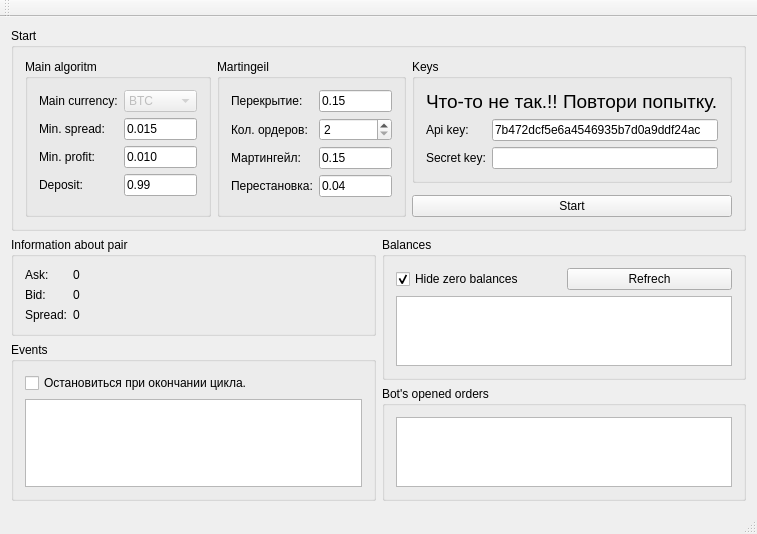
<?xml version="1.0" encoding="UTF-8"?>
<ui version="4.0">
 <class>MainWindow</class>
 <widget class="QMainWindow" name="MainWindow">
  <property name="geometry">
   <rect>
    <x>0</x>
    <y>0</y>
    <width>757</width>
    <height>490</height>
   </rect>
  </property>
  <property name="sizePolicy">
   <sizepolicy hsizetype="Preferred" vsizetype="Preferred">
    <horstretch>0</horstretch>
    <verstretch>0</verstretch>
   </sizepolicy>
  </property>
  <property name="windowTitle">
   <string>MainWindow</string>
  </property>
  <widget class="QWidget" name="centralWidget">
   <layout class="QGridLayout" name="gridLayout_5">
    <item row="0" column="0" colspan="2">
     <widget class="QGroupBox" name="groupBoxStart">
      <property name="sizePolicy">
       <sizepolicy hsizetype="Preferred" vsizetype="Preferred">
        <horstretch>0</horstretch>
        <verstretch>0</verstretch>
       </sizepolicy>
      </property>
      <property name="title">
       <string>Start</string>
      </property>
      <layout class="QGridLayout" name="gridLayout_4">
       <item row="2" column="2">
        <widget class="QPushButton" name="pushButtonStart">
         <property name="text">
          <string>Start</string>
         </property>
        </widget>
       </item>
       <item row="0" column="1" rowspan="3">
        <widget class="QGroupBox" name="groupBox_2">
         <property name="title">
          <string>Martingeil</string>
         </property>
         <layout class="QFormLayout" name="formLayout">
          <item row="0" column="0">
           <widget class="QLabel" name="label">
            <property name="text">
             <string>Перекрытие:</string>
            </property>
           </widget>
          </item>
          <item row="0" column="1">
           <widget class="QLineEdit" name="lineEditPerekritie">
            <property name="text">
             <string>0.15</string>
            </property>
           </widget>
          </item>
          <item row="1" column="0">
           <widget class="QLabel" name="label_2">
            <property name="text">
             <string>Кол. ордеров:</string>
            </property>
           </widget>
          </item>
          <item row="2" column="0">
           <widget class="QLabel" name="label_4">
            <property name="text">
             <string>Мартингейл:</string>
            </property>
           </widget>
          </item>
          <item row="2" column="1">
           <widget class="QLineEdit" name="lineEditMartingale">
            <property name="text">
             <string>0.15</string>
            </property>
           </widget>
          </item>
          <item row="3" column="0">
           <widget class="QLabel" name="label_6">
            <property name="text">
             <string>Перестановка:</string>
            </property>
           </widget>
          </item>
          <item row="3" column="1">
           <widget class="QLineEdit" name="lineEditPerestanovka">
            <property name="text">
             <string>0.04</string>
            </property>
           </widget>
          </item>
          <item row="1" column="1">
           <widget class="QSpinBox" name="spinBoxNumberOrders">
            <property name="minimum">
             <number>2</number>
            </property>
            <property name="value">
             <number>2</number>
            </property>
           </widget>
          </item>
         </layout>
        </widget>
       </item>
       <item row="0" column="0" rowspan="3">
        <widget class="QGroupBox" name="groupBox">
         <property name="title">
          <string>Main algoritm</string>
         </property>
         <layout class="QFormLayout" name="formLayout_2">
          <item row="0" column="0">
           <widget class="QLabel" name="labelMainCurrency">
            <property name="text">
             <string>Main currency:</string>
            </property>
           </widget>
          </item>
          <item row="0" column="1">
           <widget class="QComboBox" name="comboBoxMainCurrency">
            <property name="enabled">
             <bool>false</bool>
            </property>
            <property name="currentIndex">
             <number>1</number>
            </property>
            <item>
             <property name="text">
              <string>USDT</string>
             </property>
            </item>
            <item>
             <property name="text">
              <string>BTC</string>
             </property>
            </item>
            <item>
             <property name="text">
              <string>ETH</string>
             </property>
            </item>
            <item>
             <property name="text">
              <string>USD</string>
             </property>
            </item>
           </widget>
          </item>
          <item row="1" column="0">
           <widget class="QLabel" name="label_8">
            <property name="text">
             <string>Min. spread:</string>
            </property>
           </widget>
          </item>
          <item row="1" column="1">
           <widget class="QLineEdit" name="lineEditMinSpread">
            <property name="text">
             <string>0.015</string>
            </property>
           </widget>
          </item>
          <item row="3" column="0">
           <widget class="QLabel" name="label_3">
            <property name="text">
             <string>Deposit:</string>
            </property>
           </widget>
          </item>
          <item row="3" column="1">
           <widget class="QLineEdit" name="lineEditDeposit">
            <property name="text">
             <string>0.99</string>
            </property>
           </widget>
          </item>
          <item row="2" column="0">
           <widget class="QLabel" name="label_15">
            <property name="enabled">
             <bool>true</bool>
            </property>
            <property name="text">
             <string>Min. profit:</string>
            </property>
           </widget>
          </item>
          <item row="2" column="1">
           <widget class="QLineEdit" name="lineEditMinProfit">
            <property name="enabled">
             <bool>true</bool>
            </property>
            <property name="text">
             <string>0.010</string>
            </property>
           </widget>
          </item>
         </layout>
        </widget>
       </item>
       <item row="0" column="2">
        <widget class="QGroupBox" name="groupBox_3">
         <property name="title">
          <string>Keys</string>
         </property>
         <layout class="QFormLayout" name="formLayout_3">
          <item row="1" column="0">
           <widget class="QLabel" name="label_5">
            <property name="text">
             <string>Api key:</string>
            </property>
           </widget>
          </item>
          <item row="1" column="1">
           <widget class="QLineEdit" name="lineEditApiKey">
            <property name="text">
             <string>7b472dcf5e6a4546935b7d0a9ddf24ac</string>
            </property>
           </widget>
          </item>
          <item row="2" column="0">
           <widget class="QLabel" name="label_7">
            <property name="text">
             <string>Secret key:</string>
            </property>
           </widget>
          </item>
          <item row="2" column="1">
           <widget class="QLineEdit" name="lineEditSecretKey"/>
          </item>
          <item row="0" column="0" colspan="2">
           <widget class="QLabel" name="labelTryAgain">
            <property name="font">
             <font>
              <pointsize>14</pointsize>
             </font>
            </property>
            <property name="text">
             <string>Что-то не так.!! Повтори попытку.</string>
            </property>
           </widget>
          </item>
         </layout>
        </widget>
       </item>
      </layout>
     </widget>
    </item>
    <item row="1" column="0">
     <layout class="QVBoxLayout" name="verticalLayout">
      <item>
       <widget class="QGroupBox" name="groupBoxPair">
        <property name="title">
         <string>Information about pair</string>
        </property>
        <layout class="QFormLayout" name="formLayout_4">
         <item row="0" column="0">
          <widget class="QLabel" name="label_9">
           <property name="text">
            <string>Ask:</string>
           </property>
          </widget>
         </item>
         <item row="0" column="1">
          <widget class="QLabel" name="labelAsk">
           <property name="text">
            <string>0</string>
           </property>
          </widget>
         </item>
         <item row="1" column="0">
          <widget class="QLabel" name="label_10">
           <property name="text">
            <string>Bid:</string>
           </property>
          </widget>
         </item>
         <item row="1" column="1">
          <widget class="QLabel" name="labelBid">
           <property name="text">
            <string>0</string>
           </property>
          </widget>
         </item>
         <item row="2" column="0">
          <widget class="QLabel" name="label_11">
           <property name="text">
            <string>Spread:</string>
           </property>
          </widget>
         </item>
         <item row="2" column="1">
          <widget class="QLabel" name="labelSpread">
           <property name="text">
            <string>0</string>
           </property>
          </widget>
         </item>
        </layout>
       </widget>
      </item>
      <item>
       <widget class="QGroupBox" name="groupBoxEvents">
        <property name="title">
         <string>Events</string>
        </property>
        <layout class="QGridLayout" name="gridLayout">
         <item row="1" column="0">
          <widget class="QListView" name="listViewEvents"/>
         </item>
         <item row="0" column="0">
          <widget class="QCheckBox" name="checkBoxStop">
           <property name="text">
            <string>Остановиться при окончании цикла.</string>
           </property>
          </widget>
         </item>
        </layout>
       </widget>
      </item>
     </layout>
    </item>
    <item row="1" column="1">
     <layout class="QVBoxLayout" name="verticalLayout_2">
      <item>
       <widget class="QGroupBox" name="groupBoxBalances">
        <property name="title">
         <string>Balances</string>
        </property>
        <layout class="QGridLayout" name="gridLayout_3">
         <item row="0" column="0">
          <widget class="QCheckBox" name="checkBox">
           <property name="locale">
            <locale language="Russian" country="Russia"/>
           </property>
           <property name="text">
            <string>Hide zero balances</string>
           </property>
           <property name="checked">
            <bool>true</bool>
           </property>
          </widget>
         </item>
         <item row="0" column="1">
          <widget class="QPushButton" name="pushButton">
           <property name="text">
            <string>Refrech</string>
           </property>
          </widget>
         </item>
         <item row="1" column="0" colspan="2">
          <widget class="QTableView" name="tableViewBalances">
           <attribute name="verticalHeaderVisible">
            <bool>false</bool>
           </attribute>
          </widget>
         </item>
        </layout>
       </widget>
      </item>
      <item>
       <widget class="QGroupBox" name="groupBoxOpenedOrders">
        <property name="title">
         <string>Bot's opened orders</string>
        </property>
        <layout class="QGridLayout" name="gridLayout_2">
         <item row="0" column="0">
          <widget class="QTableView" name="tableViewOpenedOrders">
           <attribute name="verticalHeaderVisible">
            <bool>false</bool>
           </attribute>
          </widget>
         </item>
        </layout>
       </widget>
      </item>
     </layout>
    </item>
   </layout>
  </widget>
  <widget class="QMenuBar" name="menuBar">
   <property name="geometry">
    <rect>
     <x>0</x>
     <y>0</y>
     <width>757</width>
     <height>21</height>
    </rect>
   </property>
  </widget>
  <widget class="QToolBar" name="mainToolBar">
   <attribute name="toolBarArea">
    <enum>TopToolBarArea</enum>
   </attribute>
   <attribute name="toolBarBreak">
    <bool>false</bool>
   </attribute>
  </widget>
  <widget class="QStatusBar" name="statusBar"/>
 </widget>
 <layoutdefault spacing="6" margin="11"/>
 <resources/>
 <connections/>
</ui>
